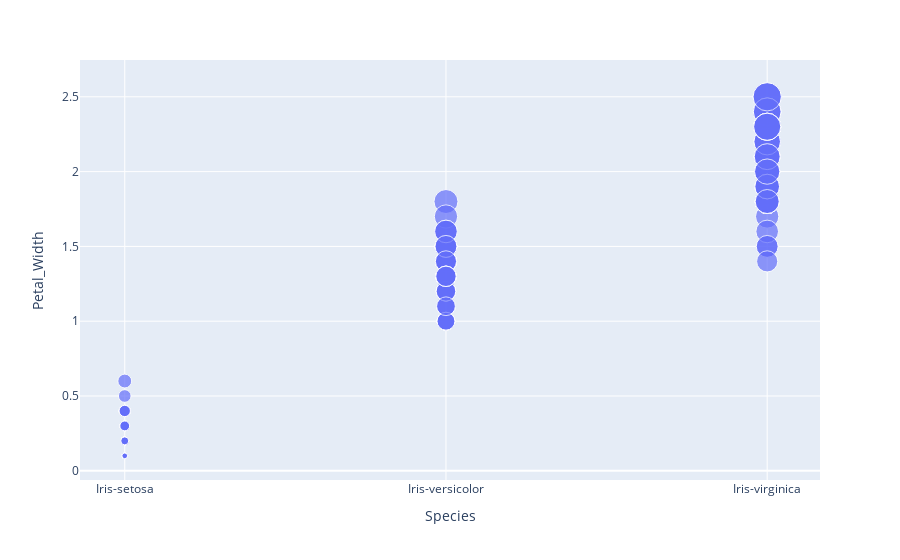

Here is the notebook cell this chart was saved with:
### Code cell
px.scatter(iris,x='Species',y='Petal_Width',size='Petal_Width')

### Figure 1 — Plotly figure (JSON) as saved in the notebook; plotly's stock layout.template omitted (floating-point values rounded to 4 significant figures; data arrays with more than 128 entries replaced by an {"elided": "..."} marker saying what was removed)
{"data": [{"hovertemplate": "Species=%{x}<br>Petal_Width=%{marker.size}", "showlegend": false, "legendgroup": "", "name": "", "yaxis": "y", "y": {"elided": "150 float values"}, "hoverlabel": {"namelength": 0}, "mode": "markers", "xaxis": "x", "marker": {"color": "#636efa", "sizemode": "area", "symbol": "circle", "sizeref": 0.00625, "size": {"elided": "150 float values"}}, "x": {"elided": "150 str values"}, "type": "scatter"}], "layout": {"yaxis": {"domain": [0, 1], "anchor": "x", "title": {"text": "Petal_Width"}}, "margin": {"t": 60}, "legend": {"itemsizing": "constant", "tracegroupgap": 0}, "xaxis": {"domain": [0, 1], "anchor": "y", "title": {"text": "Species"}}}}
